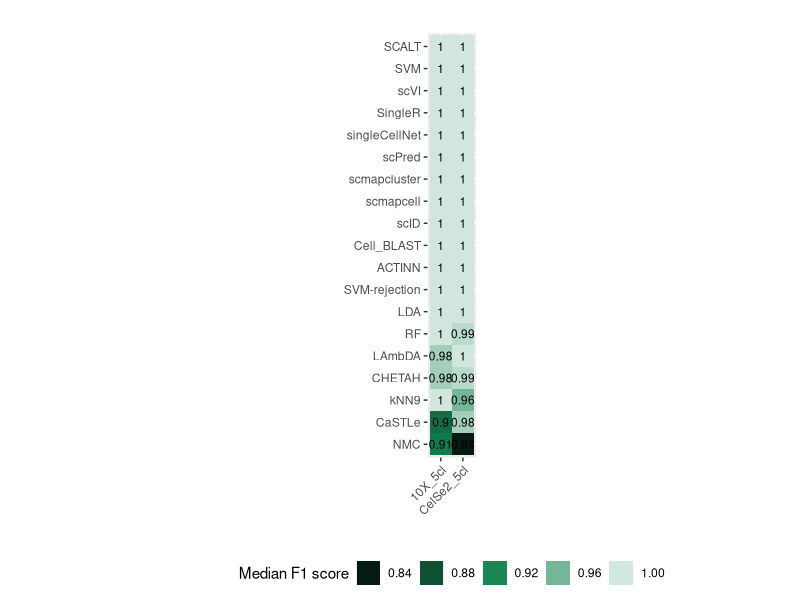
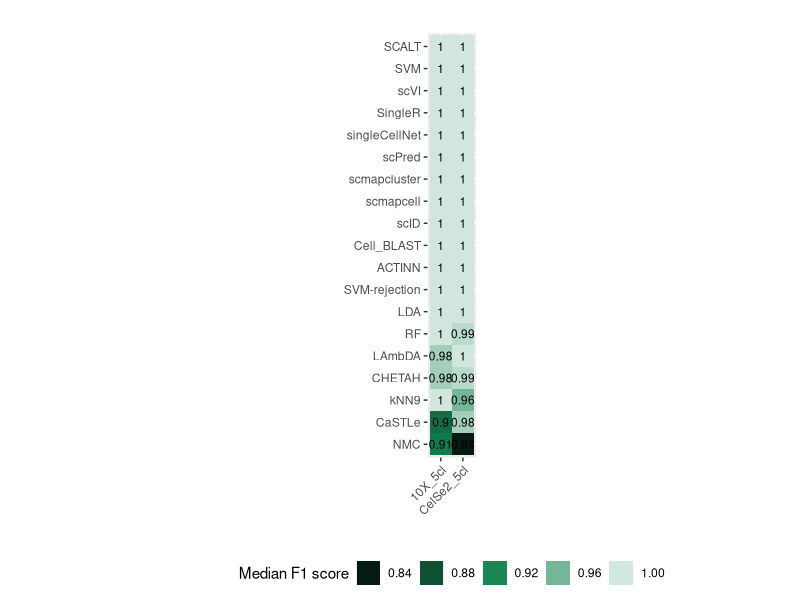
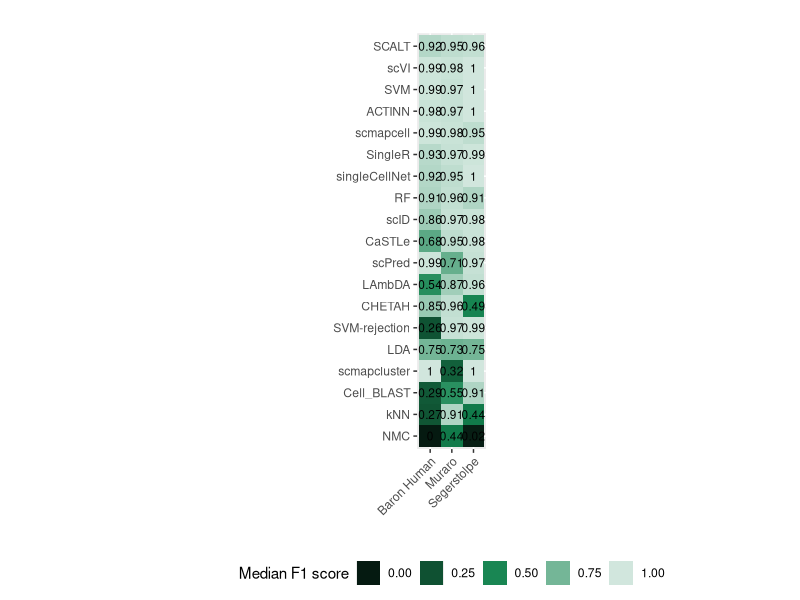
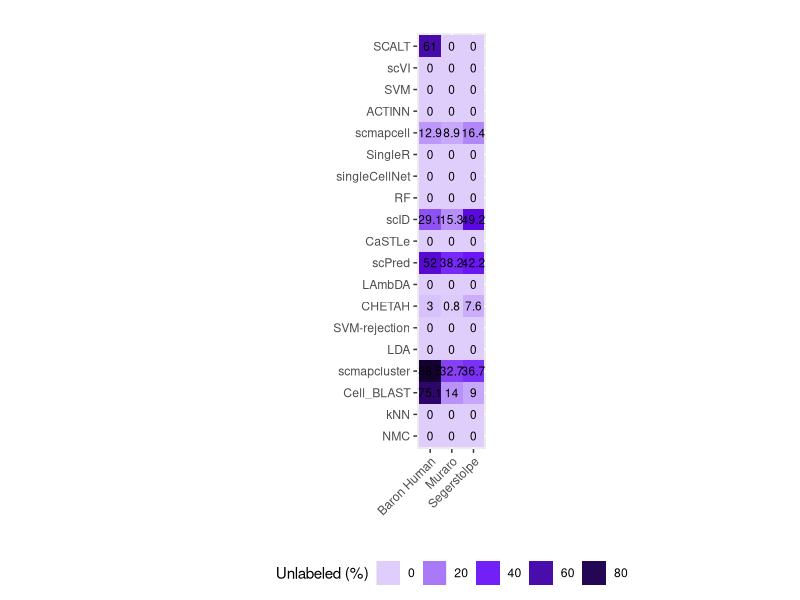
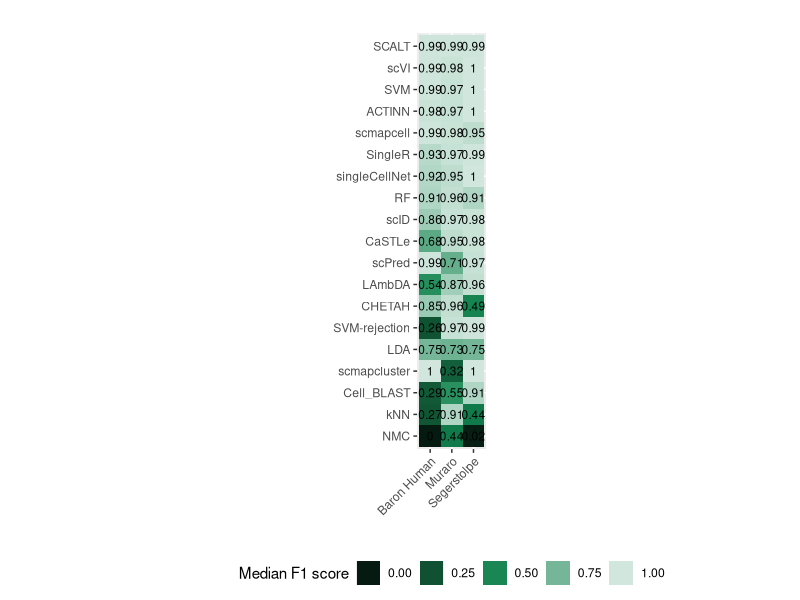
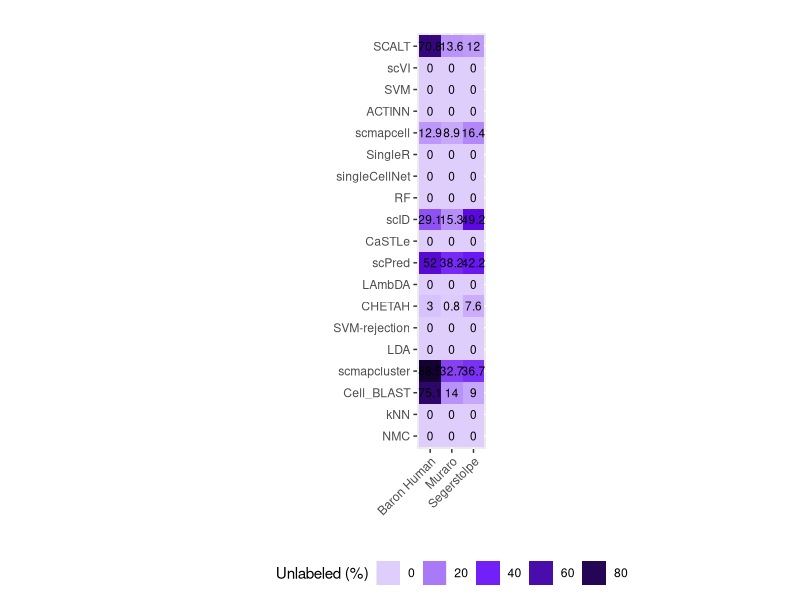
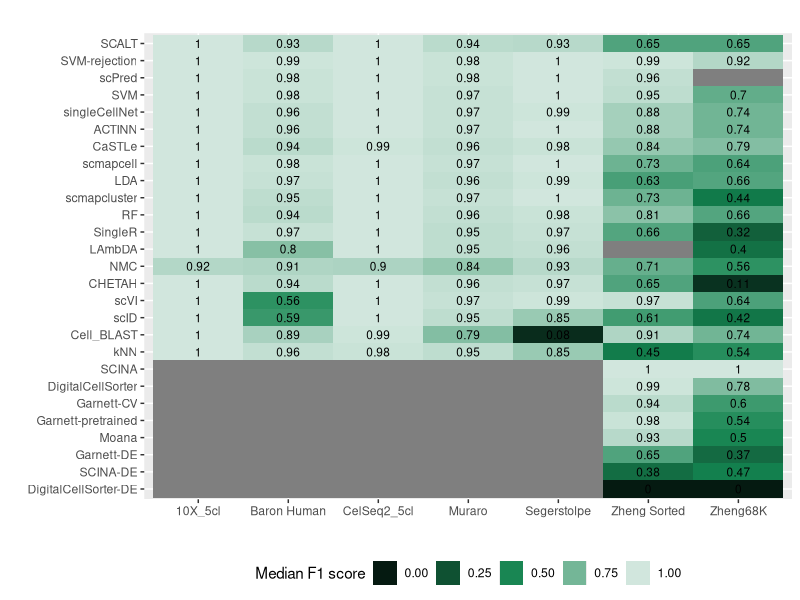
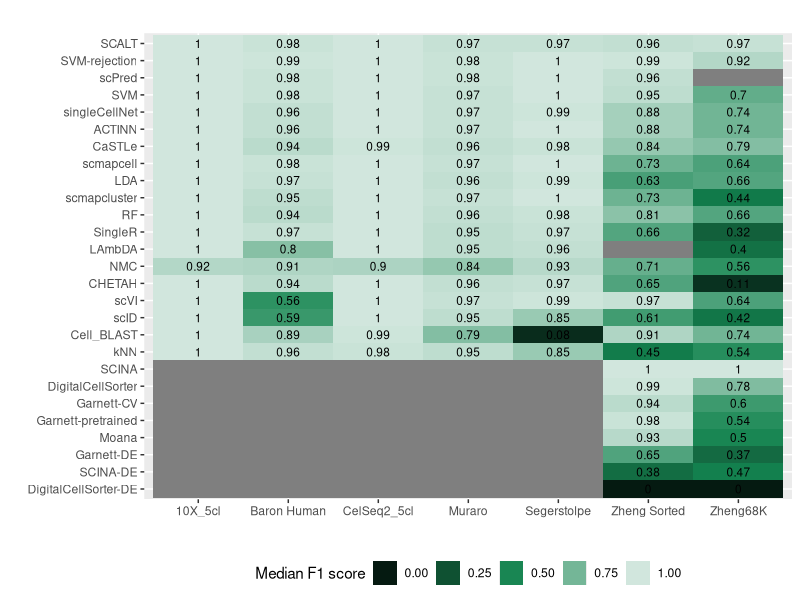

The R script that drew these images, in order:
library(ggplot2)
library(reshape2)
library(viridis)
library(ggsci)

#### INTRA WITHOUT MULTIASSIGNED ####
Methods <- c("SCALT","SVM-rejection","scPred","SVM","singleCellNet","ACTINN","CaSTLe","scmapcell","LDA",
            "scmapcluster","RF","SingleR","LAmbDA","NMC","CHETAH","scVI","scID","Cell_BLAST","kNN",
            "SCINA","DigitalCellSorter","Garnett-CV","Garnett-pretrained","Moana","Garnett-DE",
            "SCINA-DE","DigitalCellSorter-DE")
Samples <- c("Baron Human","Muraro","Segerstolpe","10X_5cl","CelSeq2_5cl","Zheng Sorted","Zheng68K")

Sample <- rep(Samples,length(Methods))

Method = c(rep("SCALT",length(Samples)),rep("SVM-rejection",length(Samples)),rep("scPred",length(Samples)),rep("SVM",length(Samples)),
           rep("singleCellNet",length(Samples)),rep("ACTINN",length(Samples)),rep("CaSTLe",length(Samples)),
           rep("scmapcell",length(Samples)),rep("LDA",length(Samples)),rep("scmapcluster",length(Samples)),
           rep("RF",length(Samples)),rep("SingleR",length(Samples)),rep("LAmbDA",length(Samples)),rep("NMC",length(Samples)),
           rep("CHETAH",length(Samples)),rep("scVI",length(Samples)),rep("scID",length(Samples)),rep("Cell_BLAST",length(Samples)),
           rep("kNN",length(Samples)),rep("SCINA",length(Samples)),rep("DigitalCellSorter",length(Samples)),
           rep("Garnett-CV",length(Samples)),rep("Garnett-pretrained",length(Samples)),rep("Moana",length(Samples)),
           rep("Garnett-DE",length(Samples)),rep("SCINA-DE",length(Samples)),rep("DigitalCellSorter-DE",length(Samples)))

Median_F1_score <- c(0.93,0.94,0.93,1.0,1.0,0.65,0.65,0.99,0.98,1.0,1.0,1.0,0.99,0.92,0.98,0.98,1.0,1.0,1.0,0.96,NA,0.98,0.97,1.0,1.0,1.0,0.95,0.7,
                     0.96,0.97,0.99,1.0,1.0,0.88,0.74,0.96,0.97,1.0,1.0,1.0,0.88,0.74,0.94,0.96,0.98,1.0,0.99,0.84,0.79,
                     0.98,0.97,1.0,1.0,1.0,0.73,0.64,0.97,0.96,0.99,1.0,1.0,0.63,0.66,0.95,0.97,1.0,1.0,1.0,0.73,0.44,
                     0.94,0.96,0.98,1.0,1.0,0.81,0.66,0.97,0.95,0.97,1.0,1.0,0.66,0.32,0.80,0.95,0.96,1.0,1.0,NA,0.4,
                     0.91,0.84,0.93,0.92,0.90,0.71,0.56,0.94,0.96,0.97,1.0,1.0,0.65,0.11,0.56,0.97,0.99,1.0,1.0,0.97,0.64,
                     0.59,0.95,0.85,1.0,1.0,0.61,0.42,0.89,0.79,0.08,1.0,0.99,0.91,0.74,0.96,0.95,0.85,1.0,0.98,0.45,0.54,
                     NA,NA,NA,NA,NA,1.0,1.0,NA,NA,NA,NA,NA,0.99,0.78,NA,NA,NA,NA,NA,0.94,0.60,NA,NA,NA,NA,NA,0.98,0.54,
                     NA,NA,NA,NA,NA,0.93,0.50,NA,NA,NA,NA,NA,0.65,0.37,NA,NA,NA,NA,NA,0.38,0.47,NA,NA,NA,NA,NA,0.0,0.0)

## Senza Zheng ##
# Methods <- c("SVM-rejection","scPred","SVM","singleCellNet","ACTINN","CaSTLe","scmapcell","LDA",
#              "scmapcluster","RF","SingleR","LAmbDA","NMC","CHETAH","scVI","scID","Cell_BLAST","kNN",
#              "SCINA","DigitalCellSorter","Garnett-CV","Garnett-pretrained","Moana","Garnett-DE",
#              "SCINA-DE","SCALT","DigitalCellSorter-DE") 
# Samples <- c("Baron Human","Muraro","Segerstolpe","10X_5cl","CelSeq2_5cl")
# 
# Sample <- rep(Samples,length(Methods))
# 
# Method = c(rep("SVM-rejection",length(Samples)),rep("scPred",length(Samples)),rep("SVM",length(Samples)),
#            rep("singleCellNet",length(Samples)),rep("ACTINN",length(Samples)),rep("CaSTLe",length(Samples)),
#            rep("scmapcell",length(Samples)),rep("LDA",length(Samples)),rep("scmapcluster",length(Samples)),
#            rep("RF",length(Samples)),rep("SingleR",length(Samples)),rep("LAmbDA",length(Samples)),rep("NMC",length(Samples)),
#            rep("CHETAH",length(Samples)),rep("scVI",length(Samples)),rep("scID",length(Samples)),rep("Cell_BLAST",length(Samples)),
#            rep("kNN",length(Samples)),rep("SCINA",length(Samples)),rep("DigitalCellSorter",length(Samples)),
#            rep("Garnett-CV",length(Samples)),rep("Garnett-pretrained",length(Samples)),rep("Moana",length(Samples)),
#            rep("Garnett-DE",length(Samples)),rep("SCINA-DE",length(Samples)),rep("SCALT",length(Samples)),
#            rep("DigitalCellSorter-DE",length(Samples))) 

###old values###
# Median_F1_score <- c(0.99,0.98,1.0,1.0,1.0,0.99,0.92,0.98,0.98,1.0,1.0,1.0,0.96,0.0,0.98,0.97,1.0,1.0,1.0,0.95,0.7,
#                      0.96,0.97,0.99,1.0,1.0,0.88,0.74,0.96,0.97,1.0,1.0,1.0,0.88,0.74,0.94,0.96,0.98,1.0,0.99,0.84,0.79,
#                      0.98,0.97,1.0,1.0,1.0,0.73,0.64,0.97,0.96,0.99,1.0,1.0,0.63,0.66,0.95,0.97,1.0,1.0,1.0,0.73,0.44,
#                      0.94,0.96,0.98,1.0,1.0,0.81,0.66,0.97,0.95,0.97,1.0,1.0,0.66,0.32,0.80,0.95,0.96,1.0,1.0,0.0,0.4,
#                      0.91,0.84,0.93,0.92,0.90,0.71,0.56,0.94,0.96,0.97,1.0,1.0,0.65,0.11,0.56,0.97,0.99,1.0,1.0,0.97,0.64,
#                      0.59,0.95,0.85,1.0,1.0,0.61,0.42,0.89,0.79,0.08,1.0,0.99,0.91,0.74,0.96,0.95,0.85,1.0,0.98,0.45,0.54,
#                      0.0,0.0,0.0,0.0,0.0,1.0,1.0,0.0,0.0,0.0,0.0,0.0,0.99,0.78,0.0,0.0,0.0,0.0,0.0,0.94,0.60,0.0,0.0,
#                      0.0,0.0,0.0,0.98,0.54,0.0,0.0,0.0,0.0,0.0,0.93,0.50,0.0,0.0,0.0,0.0,0.0,0.65,0.37,0.0,0.0,0.0,0.0,
#                      0.0,0.38,0.47,0.98,0.98,0.99,1.0,1.0,0.91,0.76,0.0,0.0,0.0,0.0,0.0,0.0,0.0)

# Median_F1_score <- c(0.99,0.98,1.0,1.0,1.0,0.98,0.98,1.0,1.0,1.0,0.98,0.97,1.0,1.0,1.0,
#                      0.96,0.97,0.99,1.0,1.0,0.96,0.97,1.0,1.0,1.0,0.94,0.96,0.98,1.0,0.99,
#                      0.98,0.97,1.0,1.0,1.0,0.97,0.96,0.99,1.0,1.0,0.95,0.97,1.0,1.0,1.0,
#                      0.94,0.96,0.98,1.0,1.0,0.97,0.95,0.97,1.0,1.0,0.80,0.95,0.96,1.0,1.0,
#                      0.91,0.84,0.93,0.92,0.90,0.94,0.96,0.97,1.0,1.0,0.56,0.97,0.99,1.0,1.0,
#                      0.59,0.95,0.85,1.0,1.0,0.89,0.79,0.08,1.0,0.99,0.96,0.95,0.85,1.0,0.98,
#                      NA,NA,NA,NA,NA,NA,NA,NA,NA,NA,NA,NA,NA,NA,NA,NA,NA,NA,NA,NA,
#                      NA,NA,NA,NA,NA,NA,NA,NA,NA,NA,NA,NA,NA,NA,NA,0.93,0.94,0.93,1.0,1.0,
#                      NA,NA,NA,NA,NA)


df <- data.frame(Method,Sample,Median_F1_score) #reorder(Method,value) 
factor_column = factor(df$Method,rev(unique(df$Method)))
df$block = factor_column
data <- melt(df)

plot <- ggplot(data, aes(x = Sample, y = block, fill = value)) +
  geom_tile() +geom_text(aes(label = value), color = "Black", size = 3) + 
  scale_fill_viridis(option="mako",discrete = FALSE,name="Median F1 score",na.value="#f0f0f0")+
  theme(legend.position="bottom",legend.box="horizontal")+
  labs(title = "",x = "",y = "") 
plot <- plot +guides(col = guide_legend(label.position = "top"))+guides(fill = guide_legend(title = "Median F1 score"))
plot = plot +scale_fill_bs5("green",reverse = T)
ggsave("intra_median_F1_Abdelaal_benchmark_without_multiassigned.png",plot = plot,dpi = 1000)

#### INTRA WITH MULTIASSIGNED #####
Methods <- c("SCALT","SVM-rejection","scPred","SVM","singleCellNet","ACTINN","CaSTLe","scmapcell","LDA",
             "scmapcluster","RF","SingleR","LAmbDA","NMC","CHETAH","scVI","scID","Cell_BLAST","kNN",
             "SCINA","DigitalCellSorter","Garnett-CV","Garnett-pretrained","Moana","Garnett-DE",
             "SCINA-DE","DigitalCellSorter-DE")
Samples <- c("Baron Human","Muraro","Segerstolpe","10X_5cl","CelSeq2_5cl","Zheng Sorted","Zheng68K")

Sample <- rep(Samples,length(Methods))

Method = c(rep("SCALT",length(Samples)),rep("SVM-rejection",length(Samples)),rep("scPred",length(Samples)),rep("SVM",length(Samples)),
           rep("singleCellNet",length(Samples)),rep("ACTINN",length(Samples)),rep("CaSTLe",length(Samples)),
           rep("scmapcell",length(Samples)),rep("LDA",length(Samples)),rep("scmapcluster",length(Samples)),
           rep("RF",length(Samples)),rep("SingleR",length(Samples)),rep("LAmbDA",length(Samples)),rep("NMC",length(Samples)),
           rep("CHETAH",length(Samples)),rep("scVI",length(Samples)),rep("scID",length(Samples)),rep("Cell_BLAST",length(Samples)),
           rep("kNN",length(Samples)),rep("SCINA",length(Samples)),rep("DigitalCellSorter",length(Samples)),
           rep("Garnett-CV",length(Samples)),rep("Garnett-pretrained",length(Samples)),rep("Moana",length(Samples)),
           rep("Garnett-DE",length(Samples)),rep("SCINA-DE",length(Samples)),rep("DigitalCellSorter-DE",length(Samples)))

Median_F1_score <- c(0.98,0.97,0.97,1.0,1.0,0.96,0.97,0.99,0.98,1.0,1.0,1.0,0.99,0.92,0.98,0.98,1.0,1.0,1.0,0.96,NA,0.98,0.97,1.0,1.0,1.0,0.95,0.7,
                     0.96,0.97,0.99,1.0,1.0,0.88,0.74,0.96,0.97,1.0,1.0,1.0,0.88,0.74,0.94,0.96,0.98,1.0,0.99,0.84,0.79,
                     0.98,0.97,1.0,1.0,1.0,0.73,0.64,0.97,0.96,0.99,1.0,1.0,0.63,0.66,0.95,0.97,1.0,1.0,1.0,0.73,0.44,
                     0.94,0.96,0.98,1.0,1.0,0.81,0.66,0.97,0.95,0.97,1.0,1.0,0.66,0.32,0.80,0.95,0.96,1.0,1.0,NA,0.4,
                     0.91,0.84,0.93,0.92,0.90,0.71,0.56,0.94,0.96,0.97,1.0,1.0,0.65,0.11,0.56,0.97,0.99,1.0,1.0,0.97,0.64,
                     0.59,0.95,0.85,1.0,1.0,0.61,0.42,0.89,0.79,0.08,1.0,0.99,0.91,0.74,0.96,0.95,0.85,1.0,0.98,0.45,0.54,
                     NA,NA,NA,NA,NA,1.0,1.0,NA,NA,NA,NA,NA,0.99,0.78,NA,NA,NA,NA,NA,0.94,0.60,NA,NA,NA,NA,NA,0.98,0.54,
                     NA,NA,NA,NA,NA,0.93,0.50,NA,NA,NA,NA,NA,0.65,0.37,NA,NA,NA,NA,NA,0.38,0.47,NA,NA,NA,NA,NA,0.0,0.0)

df <- data.frame(Method,Sample,Median_F1_score) #reorder(Method,value) 
factor_column = factor(df$Method,rev(unique(df$Method)))
df$block = factor_column
data <- melt(df)

plot <- ggplot(data, aes(x = Sample, y = block, fill = value)) +
  geom_tile() +geom_text(aes(label = value), color = "Black", size = 3) + 
  scale_fill_viridis(option="mako",discrete = FALSE,name="Median F1 score",na.value="#f0f0f0")+
  theme(legend.position="bottom",legend.box="horizontal")+
  labs(title = "",x = "",y = "") 
plot <- plot +guides(col = guide_legend(label.position = "top"))+guides(fill = guide_legend(title = "Median F1 score"))
plot = plot +scale_fill_bs5("green",reverse = T)
ggsave("intra_median_F1_Abdelaal_benchmark_with_multiassigned.png",plot = plot,dpi = 1000)

#### INTRA - unclassified cells without multiassigned ####
Methods <- c("SCALT","SVM-rejection","scPred","SVM","singleCellNet","ACTINN","CaSTLe","scmapcell","LDA",
             "scmapcluster","RF","SingleR","LAmbDA","NMC","CHETAH","scVI","scID","Cell_BLAST","kNN",
             "SCINA","DigitalCellSorter","Garnett-CV","Garnett-pretrained","Moana","Garnett-DE",
             "SCINA-DE","DigitalCellSorter-DE")
Samples <- c("Baron Human","Muraro","Segerstolpe","10X_5cl","CelSeq2_5cl","Zheng Sorted","Zheng68K")

Sample <- rep(Samples,length(Methods))

Method = c(rep("SCALT",length(Samples)),rep("SVM-rejection",length(Samples)),rep("scPred",length(Samples)),rep("SVM",length(Samples)),
           rep("singleCellNet",length(Samples)),rep("ACTINN",length(Samples)),rep("CaSTLe",length(Samples)),
           rep("scmapcell",length(Samples)),rep("LDA",length(Samples)),rep("scmapcluster",length(Samples)),
           rep("RF",length(Samples)),rep("SingleR",length(Samples)),rep("LAmbDA",length(Samples)),rep("NMC",length(Samples)),
           rep("CHETAH",length(Samples)),rep("scVI",length(Samples)),rep("scID",length(Samples)),rep("Cell_BLAST",length(Samples)),
           rep("kNN",length(Samples)),rep("SCINA",length(Samples)),rep("DigitalCellSorter",length(Samples)),
           rep("Garnett-CV",length(Samples)),rep("Garnett-pretrained",length(Samples)),rep("Moana",length(Samples)),
           rep("Garnett-DE",length(Samples)),rep("SCINA-DE",length(Samples)),rep("DigitalCellSorter-DE",length(Samples)))

unlabelled <- c(0.0,0.0,0.0,0.0,0.0,14.2,10.0,1.5,1.6,1.9,0.0,0.0,23.5,61.8,10.8,8.5,10,0.4,1.1,41,NA,0.0,0.0,0.0,0.0,0.0,0.0,0.0,
                0.0,0.0,0.0,0.0,0.0,0.0,0.0,0.0,0.0,0.0,0.0,0.0,0.0,0.0,0.0,0.0,0.0,0.0,0.0,0.0,0.0,
                4.2,3.8,6.4,0.0,0.0,58.2,70.2,0.0,0.0,0.0,0.0,0.0,0.0,0.0,7.9,1.1,3.6,0.0,0.2,7.2,20.2,
                0.0,0.0,0.0,0.0,0.0,0.0,0.0,0.0,0.0,0.0,0.0,0.0,0.0,0.0,0.0,0.0,0.0,0.0,0.0,NA,0.0,
                0.0,0.0,0.0,0.0,0.0,0.0,0.0,0.5,0.9,1.1,0.1,0.0,0.1,4.9,0.0,0.0,0.0,0.0,0.0,0.0,0.0,
                8.3,17.3,32.1,24.2,9.8,50.4,12,3.2,19.6,23.1,0.1,68.1,9.4,29,0.0,0.0,0.0,0.0,0.0,0.0,0.0,
                NA,NA,NA,NA,NA,1.9,14.1,NA,NA,NA,NA,NA,0.0,0.0,NA,NA,NA,NA,NA,33.5,70,NA,NA,NA,NA,NA,14.8,55.2,
                NA,NA,NA,NA,NA,0.0,0.0,NA,NA,NA,NA,NA,11,50.9,NA,NA,NA,NA,NA,1.6,5.3,NA,NA,NA,NA,NA,0.0,0.0)

## Senza Zheng ##
# Methods <- c("SVM-rejection","scPred","SVM","singleCellNet","ACTINN","CaSTLe","scmapcell","LDA",
#              "scmapcluster","RF","SingleR","LAmbDA","NMC","CHETAH","scVI","scID","Cell_BLAST","kNN",
#              "SCINA","DigitalCellSorter","Garnett-CV","Garnett-pretrained","Moana","Garnett-DE",
#              "SCINA-DE","SCALT","DigitalCellSorter-DE") 
# Samples <- c("Baron Human","Muraro","Segerstolpe","10X_5cl","CelSeq2_5cl")
# 
# Sample <- rep(Samples,length(Methods))
# 
# Method = c(rep("SVM-rejection",length(Samples)),rep("scPred",length(Samples)),rep("SVM",length(Samples)),
#            rep("singleCellNet",length(Samples)),rep("ACTINN",length(Samples)),rep("CaSTLe",length(Samples)),
#            rep("scmapcell",length(Samples)),rep("LDA",length(Samples)),rep("scmapcluster",length(Samples)),
#            rep("RF",length(Samples)),rep("SingleR",length(Samples)),rep("LAmbDA",length(Samples)),rep("NMC",length(Samples)),
#            rep("CHETAH",length(Samples)),rep("scVI",length(Samples)),rep("scID",length(Samples)),rep("Cell_BLAST",length(Samples)),
#            rep("kNN",length(Samples)),rep("SCINA",length(Samples)),rep("DigitalCellSorter",length(Samples)),
#            rep("Garnett-CV",length(Samples)),rep("Garnett-pretrained",length(Samples)),rep("Moana",length(Samples)),
#            rep("Garnett-DE",length(Samples)),rep("SCINA-DE",length(Samples)),rep("SCALT",length(Samples)),
#            rep("DigitalCellSorter-DE",length(Samples))) 
# 
# unlabelled <- c(1.5,1.6,1.9,0.0,0.0,10.8,8.5,10,0.4,1.1,0.0,0.0,0.0,0.0,0.0,0.0,0.0,0.0,0.0,0.0,
#                 0.0,0.0,0.0,0.0,0.0,0.0,0.0,0.0,0.0,0.0,4.2,3.8,6.4,0.0,0.0,0.0,0.0,0.0,0.0,0.0,
#                 7.9,1.1,3.6,0.0,0.2,0.0,0.0,0.0,0.0,0.0,0.0,0.0,0.0,0.0,0.0,0.0,0.0,0.0,0.0,0.0,
#                 0.0,0.0,0.0,0.0,0.0,0.5,0.9,1.1,0.1,0.0,0.0,0.0,0.0,0.0,0.0,8.3,17.3,32.1,24.2,9.8,
#                 3.2,19.6,23.1,0.1,68.1,0.0,0.0,0.0,0.0,0.0,NA,NA,NA,NA,NA,NA,NA,NA,NA,NA,
#                 NA,NA,NA,NA,NA,NA,NA,NA,NA,NA,NA,NA,NA,NA,NA,NA,NA,NA,NA,NA,NA,NA,NA,NA,NA,
#                 0.0,0.0,0.0,0.0,0.0,NA,NA,NA,NA,NA)

df <- data.frame(Method,Sample,unlabelled)
factor_column = factor(df$Method,rev(unique(df$Method)))
df$block = factor_column
data <- melt(df)

plot <- ggplot(data, aes(x = Sample, y = block, fill = value)) +
  geom_tile() +geom_text(aes(label = value), color = "Black", size = 3) + 
  scale_fill_viridis(option="cividis",discrete = FALSE,name="Unlabeled (%)",na.value="#f0f0f0")+
  theme(legend.position="bottom",legend.box="horizontal")+
  labs(title = "",x = "",y = "") 
plot <- plot +guides(col = guide_legend(label.position = "top"))+guides(fill = guide_legend(title = "Unlabeled (%)"))#+theme(legend.margin=margin(-10, 0, 0, 0))
plot = plot + scale_fill_bs5("indigo")
ggsave("intra_unlabelled_Abdelaal_benchmark_without_multiassigned.png",plot = plot,dpi = 1000)

#### INTRA - unlabelled with multiassigned ####
Methods <- c("SCALT","SVM-rejection","scPred","SVM","singleCellNet","ACTINN","CaSTLe","scmapcell","LDA",
             "scmapcluster","RF","SingleR","LAmbDA","NMC","CHETAH","scVI","scID","Cell_BLAST","kNN",
             "SCINA","DigitalCellSorter","Garnett-CV","Garnett-pretrained","Moana","Garnett-DE",
             "SCINA-DE","DigitalCellSorter-DE")
Samples <- c("Baron Human","Muraro","Segerstolpe","10X_5cl","CelSeq2_5cl","Zheng Sorted","Zheng68K")

Sample <- rep(Samples,length(Methods))

Method = c(rep("SCALT",length(Samples)),rep("SVM-rejection",length(Samples)),rep("scPred",length(Samples)),rep("SVM",length(Samples)),
           rep("singleCellNet",length(Samples)),rep("ACTINN",length(Samples)),rep("CaSTLe",length(Samples)),
           rep("scmapcell",length(Samples)),rep("LDA",length(Samples)),rep("scmapcluster",length(Samples)),
           rep("RF",length(Samples)),rep("SingleR",length(Samples)),rep("LAmbDA",length(Samples)),rep("NMC",length(Samples)),
           rep("CHETAH",length(Samples)),rep("scVI",length(Samples)),rep("scID",length(Samples)),rep("Cell_BLAST",length(Samples)),
           rep("kNN",length(Samples)),rep("SCINA",length(Samples)),rep("DigitalCellSorter",length(Samples)),
           rep("Garnett-CV",length(Samples)),rep("Garnett-pretrained",length(Samples)),rep("Moana",length(Samples)),
           rep("Garnett-DE",length(Samples)),rep("SCINA-DE",length(Samples)),rep("DigitalCellSorter-DE",length(Samples)))

unlabelled <- c(15.0,16.9,12.2,0.0,0.0,68.5,84.9,1.5,1.6,1.9,0.0,0.0,23.5,61.8,10.8,8.5,10,0.4,1.1,41,NA,0.0,0.0,0.0,0.0,0.0,0.0,0.0,
                0.0,0.0,0.0,0.0,0.0,0.0,0.0,0.0,0.0,0.0,0.0,0.0,0.0,0.0,0.0,0.0,0.0,0.0,0.0,0.0,0.0,
                4.2,3.8,6.4,0.0,0.0,58.2,70.2,0.0,0.0,0.0,0.0,0.0,0.0,0.0,7.9,1.1,3.6,0.0,0.2,7.2,20.2,
                0.0,0.0,0.0,0.0,0.0,0.0,0.0,0.0,0.0,0.0,0.0,0.0,0.0,0.0,0.0,0.0,0.0,0.0,0.0,NA,0.0,
                0.0,0.0,0.0,0.0,0.0,0.0,0.0,0.5,0.9,1.1,0.1,0.0,0.1,4.9,0.0,0.0,0.0,0.0,0.0,0.0,0.0,
                8.3,17.3,32.1,24.2,9.8,50.4,12,3.2,19.6,23.1,0.1,68.1,9.4,29,0.0,0.0,0.0,0.0,0.0,0.0,0.0,
                NA,NA,NA,NA,NA,1.9,14.1,NA,NA,NA,NA,NA,0.0,0.0,NA,NA,NA,NA,NA,33.5,70,NA,NA,NA,NA,NA,14.8,55.2,
                NA,NA,NA,NA,NA,0.0,0.0,NA,NA,NA,NA,NA,11,50.9,NA,NA,NA,NA,NA,1.6,5.3,NA,NA,NA,NA,NA,0.0,0.0)

df <- data.frame(Method,Sample,unlabelled)
factor_column = factor(df$Method,rev(unique(df$Method)))
df$block = factor_column
data <- melt(df)

plot <- ggplot(data, aes(x = Sample, y = block, fill = value)) +
  geom_tile() +geom_text(aes(label = value), color = "Black", size = 3) + 
  scale_fill_viridis(option="cividis",discrete = FALSE,name="Unlabeled (%)",na.value="#f0f0f0")+
  theme(legend.position="bottom",legend.box="horizontal")+
  labs(title = "",x = "",y = "") 
plot <- plot +guides(col = guide_legend(label.position = "top"))+guides(fill = guide_legend(title = "Unlabeled (%)"))#+theme(legend.margin=margin(-10, 0, 0, 0))
plot = plot + scale_fill_bs5("indigo")
ggsave("intra_unlabelled_Abdelaal_benchmark_with_multiassigned.png",plot = plot,dpi = 1000)

#### Inter benchmark - cell lines  without multiassigned ####
CT_methods <- c("SCALT","SVM","scVI","SingleR","singleCellNet","scPred","scmapcluster","scmapcell","scID","Cell_BLAST","ACTINN",
                "SVM-rejection","LDA","RF","LAmbDA","CHETAH","kNN9","CaSTLe","NMC")
CT_samples <- c("10X_5cl","CelSe2_5cl")

Sample <- rep(CT_samples,length(CT_methods))

Method <- c(rep("SCALT",length(CT_samples)),rep("SVM",length(CT_samples)),rep("scVI",length(CT_samples)),rep("SingleR",length(CT_samples)),
            rep("singleCellNet",length(CT_samples)),rep("scPred",length(CT_samples)),rep("scmapcluster",length(CT_samples)),
            rep("scmapcell",length(CT_samples)),rep("scID",length(CT_samples)),rep("Cell_BLAST",length(CT_samples)),
            rep("ACTINN",length(CT_samples)),rep("SVM-rejection",length(CT_samples)),rep("LDA",length(CT_samples)),
            rep("RF",length(CT_samples)),rep("LAmbDA",length(CT_samples)),rep("CHETAH",length(CT_samples)),rep("kNN9",length(CT_samples)),
            rep("CaSTLe",length(CT_samples)),rep("NMC",length(CT_samples)))

Median_F1_score <- c(1.0,1.0,1,1,1,1,1,1,1,1,1,1,1,1,1,1,1,1,1,1,1,1,1,1,1,1,1,0.99,0.98,1,0.98,0.99,1,0.96,0.90,0.98,0.91,0.84)

df <- data.frame(Method,Sample,Median_F1_score)
factor_column = factor(df$Method,rev(unique(df$Method)))
df$block = factor_column
data <- melt(df)

plot <- ggplot(data, aes(x = Sample, y = block, fill = value)) +#coord_fixed()+
  geom_tile() +geom_text(aes(label = value), color = "Black", size = 3) + scale_fill_viridis(option="mako",discrete = FALSE,name="Median F1 score")+
  theme(legend.position="bottom",legend.box="horizontal",axis.text.x = element_text(angle = 45,hjust = 1))+coord_fixed()+
  labs(title = "",x = "",y = "")
plot <- plot +guides(col = guide_legend(label.position = "top"))+guides(fill = guide_legend(title = "Median F1 score"))#+theme(legend.margin=margin(-10, 0, 0, 0))
plot = plot + scale_fill_bs5("green",reverse = T)
plot
ggsave("inter_cell_lines_median_F1_Abdelaal_benchmark_without_multiassigned.png",plot = plot,dpi = 1000)

### Unclassified cell lines - inter benchamark without multiassigned ####
CT_methods <- c("SVM","scVI","SingleR","singleCellNet","scPred","scmapcluster","scmapcell","scID","Cell_BLAST","ACTINN",
                "SVM-rejection","LDA","RF","LAmbDA","CHETAH","kNN9","CaSTLe","NMC","SCALT")
CT_samples <- c("10X_5cl","CelSe2_5cl")

Sample <- rep(CT_samples,length(CT_methods))

Method <- c(rep("SCALT",length(CT_samples)),rep("SVM",length(CT_samples)),rep("scVI",length(CT_samples)),rep("SingleR",length(CT_samples)),
            rep("singleCellNet",length(CT_samples)),rep("scPred",length(CT_samples)),rep("scmapcluster",length(CT_samples)),
            rep("scmapcell",length(CT_samples)),rep("scID",length(CT_samples)),rep("Cell_BLAST",length(CT_samples)),
            rep("ACTINN",length(CT_samples)),rep("SVM-rejection",length(CT_samples)),rep("LDA",length(CT_samples)),
            rep("RF",length(CT_samples)),rep("LAmbDA",length(CT_samples)),rep("CHETAH",length(CT_samples)),rep("kNN9",length(CT_samples)),
            rep("CaSTLe",length(CT_samples)),rep("NMC",length(CT_samples)))

unlabelled <- c(0.0,0.0,0.0,0.0,0.0,0.0,0.0,0.0,0.2,8.1,40.9,13.1,0.0,5.3,0.0,0.0,19.9,20.3,2.1,3.6,0.0,0.0,0.0,0.0,0.0,0.0,
                     0.0,0.0,0.0,0.0,0.4,0.2,0.0,0.0,0.0,0.0,0.0,0.0)

df <- data.frame(Method,Sample,unlabelled)
factor_column = factor(df$Method,rev(unique(df$Method)))
df$block = factor_column
data <- melt(df)

plot <- ggplot(data, aes(x = Sample, y = block, fill = value)) +#coord_fixed()+
  geom_tile() +geom_text(aes(label = value), color = "Black", size = 3) + scale_fill_viridis(option="cividis",discrete = FALSE,name="Unlabeled (%)")+
  theme(legend.position="bottom",legend.box="horizontal",axis.text.x = element_text(angle = 45,hjust = 1))+coord_fixed()+
  labs(title = "",x = "",y = "")
plot <- plot +guides(col = guide_legend(label.position = "top"))+guides(fill = guide_legend(title = "Unlabeled (%)"))#+theme(legend.margin=margin(-10, 0, 0, 0))
plot = plot + scale_fill_bs5("indigo")
ggsave("inter_cell_lines_unlabeled_Abdelaal_benchmark_without_multiassigned.png",plot = plot,dpi = 1000)

#### Inter benchmark - cell lines  with multiassigned ####
CT_methods <- c("SCALT","SVM","scVI","SingleR","singleCellNet","scPred","scmapcluster","scmapcell","scID","Cell_BLAST","ACTINN",
                "SVM-rejection","LDA","RF","LAmbDA","CHETAH","kNN9","CaSTLe","NMC")
CT_samples <- c("10X_5cl","CelSe2_5cl")

Sample <- rep(CT_samples,length(CT_methods))

Method <- c(rep("SCALT",length(CT_samples)),rep("SVM",length(CT_samples)),rep("scVI",length(CT_samples)),rep("SingleR",length(CT_samples)),
            rep("singleCellNet",length(CT_samples)),rep("scPred",length(CT_samples)),rep("scmapcluster",length(CT_samples)),
            rep("scmapcell",length(CT_samples)),rep("scID",length(CT_samples)),rep("Cell_BLAST",length(CT_samples)),
            rep("ACTINN",length(CT_samples)),rep("SVM-rejection",length(CT_samples)),rep("LDA",length(CT_samples)),
            rep("RF",length(CT_samples)),rep("LAmbDA",length(CT_samples)),rep("CHETAH",length(CT_samples)),rep("kNN9",length(CT_samples)),
            rep("CaSTLe",length(CT_samples)),rep("NMC",length(CT_samples)))

Median_F1_score <- c(1.0,1.0,1,1,1,1,1,1,1,1,1,1,1,1,1,1,1,1,1,1,1,1,1,1,1,1,1,0.99,0.98,1,0.98,0.99,1,0.96,0.90,0.98,0.91,0.84)

df <- data.frame(Method,Sample,Median_F1_score)
factor_column = factor(df$Method,rev(unique(df$Method)))
df$block = factor_column
data <- melt(df)

plot <- ggplot(data, aes(x = Sample, y = block, fill = value)) +#coord_fixed()+
  geom_tile() +geom_text(aes(label = value), color = "Black", size = 3) + scale_fill_viridis(option="mako",discrete = FALSE,name="Median F1 score")+
  theme(legend.position="bottom",legend.box="horizontal",axis.text.x = element_text(angle = 45,hjust = 1))+coord_fixed()+
  labs(title = "",x = "",y = "")
plot <- plot +guides(col = guide_legend(label.position = "top"))+guides(fill = guide_legend(title = "Median F1 score"))#+theme(legend.margin=margin(-10, 0, 0, 0))
plot = plot + scale_fill_bs5("green",reverse = T)
plot
ggsave("inter_cell_lines_median_F1_Abdelaal_benchmark_with_multiassigned.png",plot = plot,dpi = 1000)

### Unclassified cell lines - inter benchamark with multiassigned ####
CT_methods <- c("SVM","scVI","SingleR","singleCellNet","scPred","scmapcluster","scmapcell","scID","Cell_BLAST","ACTINN",
                "SVM-rejection","LDA","RF","LAmbDA","CHETAH","kNN9","CaSTLe","NMC","SCALT")
CT_samples <- c("10X_5cl","CelSe2_5cl")

Sample <- rep(CT_samples,length(CT_methods))

Method <- c(rep("SCALT",length(CT_samples)),rep("SVM",length(CT_samples)),rep("scVI",length(CT_samples)),rep("SingleR",length(CT_samples)),
            rep("singleCellNet",length(CT_samples)),rep("scPred",length(CT_samples)),rep("scmapcluster",length(CT_samples)),
            rep("scmapcell",length(CT_samples)),rep("scID",length(CT_samples)),rep("Cell_BLAST",length(CT_samples)),
            rep("ACTINN",length(CT_samples)),rep("SVM-rejection",length(CT_samples)),rep("LDA",length(CT_samples)),
            rep("RF",length(CT_samples)),rep("LAmbDA",length(CT_samples)),rep("CHETAH",length(CT_samples)),rep("kNN9",length(CT_samples)),
            rep("CaSTLe",length(CT_samples)),rep("NMC",length(CT_samples)))

unlabelled <- c(0.0,0.0,0.0,0.0,0.0,0.0,0.0,0.0,0.2,8.1,40.9,13.1,0.0,5.3,0.0,0.0,19.9,20.3,2.1,3.6,0.0,0.0,0.0,0.0,0.0,0.0,
                0.0,0.0,0.0,0.0,0.4,0.2,0.0,0.0,0.0,0.0,0.0,0.0)

df <- data.frame(Method,Sample,unlabelled)
factor_column = factor(df$Method,rev(unique(df$Method)))
df$block = factor_column
data <- melt(df)

plot <- ggplot(data, aes(x = Sample, y = block, fill = value)) +#coord_fixed()+
  geom_tile() +geom_text(aes(label = value), color = "Black", size = 3) + scale_fill_viridis(option="cividis",discrete = FALSE,name="Unlabeled (%)")+
  theme(legend.position="bottom",legend.box="horizontal",axis.text.x = element_text(angle = 45,hjust = 1))+coord_fixed()+
  labs(title = "",x = "",y = "")
plot <- plot +guides(col = guide_legend(label.position = "top"))+guides(fill = guide_legend(title = "Unlabeled (%)"))#+theme(legend.margin=margin(-10, 0, 0, 0))
plot = plot + scale_fill_bs5("indigo")
ggsave("inter_cell_lines_unlabeled_Abdelaal_benchmark_with_multiassigned.png",plot = plot,dpi = 1000)

### Inter benchmark - Pancreas datasets without multiassigned ####
PA_methods <- c("SCALT","scVI","SVM","ACTINN","scmapcell","SingleR","singleCellNet","RF","scID","CaSTLe","scPred","LAmbDA","CHETAH",
                "SVM-rejection","LDA","scmapcluster","Cell_BLAST","kNN","NMC")

PA_samples <- c("Baron Human","Muraro","Segerstolpe")

Sample <- rep(PA_samples,length(PA_methods))

Method <-  c(rep("SCALT",length(PA_samples)),rep("scVI",length(PA_samples)),rep("SVM",length(PA_samples)),rep("ACTINN",length(PA_samples)),rep("scmapcell",length(PA_samples)),
             rep("SingleR",length(PA_samples)),rep("singleCellNet",length(PA_samples)),rep("RF",length(PA_samples)),
             rep("scID",length(PA_samples)),rep("CaSTLe",length(PA_samples)),rep("scPred",length(PA_samples)),
             rep("LAmbDA",length(PA_samples)),rep("CHETAH",length(PA_samples)),rep("SVM-rejection",length(PA_samples)),
             rep("LDA",length(PA_samples)),rep("scmapcluster",length(PA_samples)),rep("Cell_BLAST",length(PA_samples)),
             rep("kNN",length(PA_samples)),rep("NMC",length(PA_samples)))

Median_F1_score <- c(0.92,0.95,0.96,0.99,0.98,1.0,0.99,0.97,1.0,0.98,0.97,1.0,0.99,0.98,0.95,0.93,0.97,0.99,0.92,0.95,1.0,0.91,0.96,0.91,
                     0.86,0.97,0.98,0.68,0.95,0.98,0.99,0.71,0.97,0.54,0.87,0.96,0.85,0.96,0.49,0.26,0.97,0.99,0.75,0.73,0.75,
                     1.0,0.32,1.0,0.29,0.55,0.91,0.27,0.91,0.44,0,0.44,0.02)

df <- data.frame(Method,Sample,Median_F1_score)
factor_column = factor(df$Method,rev(unique(df$Method)))
df$block = factor_column
data <- melt(df)

plot <- ggplot(data, aes(x = Sample, y = block, fill = value)) +#coord_fixed()+
  geom_tile() +geom_text(aes(label = value), color = "Black", size = 3) + scale_fill_viridis(option="mako",discrete = FALSE,name="Median F1 score")+
  theme(legend.position="bottom",legend.box="horizontal",axis.text.x = element_text(angle = 45,hjust = 1))+coord_fixed()+
  labs(title = "",x = "",y = "")
plot <- plot +guides(col = guide_legend(label.position = "top"))+guides(fill = guide_legend(title = "Median F1 score"))#+theme(legend.margin=margin(-10, 0, 0, 0))
plot = plot + scale_fill_bs5("green",reverse = T)
plot
ggsave("inter_pancreas_median_F1_Abdelaal_benchmarkPlot_without_multiassigned.png",plot = plot,dpi = 1000)

### Unclassified pancreas - inter benchamrk without multiassigned ####
PA_methods <- c("SCALT","scVI","SVM","ACTINN","scmapcell","SingleR","singleCellNet","RF","scID","CaSTLe","scPred","LAmbDA","CHETAH",
                "SVM-rejection","LDA","scmapcluster","Cell_BLAST","kNN","NMC")

PA_samples <- c("Baron Human","Muraro","Segerstolpe")

Sample <- rep(PA_samples,length(PA_methods))

Method <-  c(rep("SCALT",length(PA_samples)),rep("scVI",length(PA_samples)),rep("SVM",length(PA_samples)),rep("ACTINN",length(PA_samples)),rep("scmapcell",length(PA_samples)),
             rep("SingleR",length(PA_samples)),rep("singleCellNet",length(PA_samples)),rep("RF",length(PA_samples)),
             rep("scID",length(PA_samples)),rep("CaSTLe",length(PA_samples)),rep("scPred",length(PA_samples)),
             rep("LAmbDA",length(PA_samples)),rep("CHETAH",length(PA_samples)),rep("SVM-rejection",length(PA_samples)),
             rep("LDA",length(PA_samples)),rep("scmapcluster",length(PA_samples)),rep("Cell_BLAST",length(PA_samples)),
             rep("kNN",length(PA_samples)),rep("NMC",length(PA_samples)))

unlabelled <- c(61.0,0.0,0.0,0.0,0.0,0.0,0.0,0.0,0.0,0.0,0.0,0.0,12.9,8.9,16.4,0.0,0.0,0.0,0.0,0.0,0.0,0.0,0.0,0.0,29.1,15.3,49.2,
                0.0,0.0,0.0,52,38.2,42.2,0.0,0.0,0.0,3,0.8,7.6,0.0,0.0,0.0,0.0,0.0,0.0,88.5,32.7,36.7,75.1,14,9,
                0.0,0.0,0.0,0.0,0.0,0.0)

df <- data.frame(Method,Sample,unlabelled)
factor_column = factor(df$Method,rev(unique(df$Method)))
df$block = factor_column
data <- melt(df)

plot <- ggplot(data, aes(x = Sample, y = block, fill = value)) +#coord_fixed()+
  geom_tile() +geom_text(aes(label = value), color = "Black", size = 3) + scale_fill_viridis(option="cividis",discrete = FALSE,name="Unlabeled (%)")+
  theme(legend.position="bottom",legend.box="horizontal",axis.text.x = element_text(angle = 45,hjust = 1))+coord_fixed()+
  labs(title = "",x = "",y = "")
plot <- plot +guides(col = guide_legend(label.position = "top"))+guides(fill = guide_legend(title = "Unlabeled (%)"))#+theme(legend.margin=margin(-10, 0, 0, 0))
plot = plot + scale_fill_bs5("indigo")
plot
ggsave("inter_unlabelled_pancreas_Abdelaal_benchmark_without_multiassigned.png",plot = plot,dpi = 1000)

### Inter benchmark - Pancreas datasets with multiassigned ####
PA_methods <- c("SCALT","scVI","SVM","ACTINN","scmapcell","SingleR","singleCellNet","RF","scID","CaSTLe","scPred","LAmbDA","CHETAH",
                "SVM-rejection","LDA","scmapcluster","Cell_BLAST","kNN","NMC")

PA_samples <- c("Baron Human","Muraro","Segerstolpe")

Sample <- rep(PA_samples,length(PA_methods))

Method <-  c(rep("SCALT",length(PA_samples)),rep("scVI",length(PA_samples)),rep("SVM",length(PA_samples)),rep("ACTINN",length(PA_samples)),rep("scmapcell",length(PA_samples)),
             rep("SingleR",length(PA_samples)),rep("singleCellNet",length(PA_samples)),rep("RF",length(PA_samples)),
             rep("scID",length(PA_samples)),rep("CaSTLe",length(PA_samples)),rep("scPred",length(PA_samples)),
             rep("LAmbDA",length(PA_samples)),rep("CHETAH",length(PA_samples)),rep("SVM-rejection",length(PA_samples)),
             rep("LDA",length(PA_samples)),rep("scmapcluster",length(PA_samples)),rep("Cell_BLAST",length(PA_samples)),
             rep("kNN",length(PA_samples)),rep("NMC",length(PA_samples)))

Median_F1_score <- c(0.99,0.99,0.99,0.99,0.98,1.0,0.99,0.97,1.0,0.98,0.97,1.0,0.99,0.98,0.95,0.93,0.97,0.99,0.92,0.95,1.0,0.91,0.96,0.91,
                     0.86,0.97,0.98,0.68,0.95,0.98,0.99,0.71,0.97,0.54,0.87,0.96,0.85,0.96,0.49,0.26,0.97,0.99,0.75,0.73,0.75,
                     1.0,0.32,1.0,0.29,0.55,0.91,0.27,0.91,0.44,0,0.44,0.02)

df <- data.frame(Method,Sample,Median_F1_score)
factor_column = factor(df$Method,rev(unique(df$Method)))
df$block = factor_column
data <- melt(df)

plot <- ggplot(data, aes(x = Sample, y = block, fill = value)) +#coord_fixed()+
  geom_tile() +geom_text(aes(label = value), color = "Black", size = 3) + scale_fill_viridis(option="mako",discrete = FALSE,name="Median F1 score")+
  theme(legend.position="bottom",legend.box="horizontal",axis.text.x = element_text(angle = 45,hjust = 1))+coord_fixed()+
  labs(title = "",x = "",y = "")
plot <- plot +guides(col = guide_legend(label.position = "top"))+guides(fill = guide_legend(title = "Median F1 score"))#+theme(legend.margin=margin(-10, 0, 0, 0))
plot = plot + scale_fill_bs5("green",reverse = T)
plot
ggsave("inter_pancreas_median_F1_Abdelaal_benchmarkPlot_with_multiassigned.png",plot = plot,dpi = 1000)

### Unclassified pancreas - inter benchamrk with multiassigned ####
PA_methods <- c("SCALT","scVI","SVM","ACTINN","scmapcell","SingleR","singleCellNet","RF","scID","CaSTLe","scPred","LAmbDA","CHETAH",
                "SVM-rejection","LDA","scmapcluster","Cell_BLAST","kNN","NMC")

PA_samples <- c("Baron Human","Muraro","Segerstolpe")

Sample <- rep(PA_samples,length(PA_methods))

Method <-  c(rep("SCALT",length(PA_samples)),rep("scVI",length(PA_samples)),rep("SVM",length(PA_samples)),rep("ACTINN",length(PA_samples)),rep("scmapcell",length(PA_samples)),
             rep("SingleR",length(PA_samples)),rep("singleCellNet",length(PA_samples)),rep("RF",length(PA_samples)),
             rep("scID",length(PA_samples)),rep("CaSTLe",length(PA_samples)),rep("scPred",length(PA_samples)),
             rep("LAmbDA",length(PA_samples)),rep("CHETAH",length(PA_samples)),rep("SVM-rejection",length(PA_samples)),
             rep("LDA",length(PA_samples)),rep("scmapcluster",length(PA_samples)),rep("Cell_BLAST",length(PA_samples)),
             rep("kNN",length(PA_samples)),rep("NMC",length(PA_samples)))

unlabelled <- c(70.8,13.6,12.0,0.0,0.0,0.0,0.0,0.0,0.0,0.0,0.0,0.0,12.9,8.9,16.4,0.0,0.0,0.0,0.0,0.0,0.0,0.0,0.0,0.0,29.1,15.3,49.2,
                0.0,0.0,0.0,52,38.2,42.2,0.0,0.0,0.0,3,0.8,7.6,0.0,0.0,0.0,0.0,0.0,0.0,88.5,32.7,36.7,75.1,14,9,
                0.0,0.0,0.0,0.0,0.0,0.0)

df <- data.frame(Method,Sample,unlabelled)
factor_column = factor(df$Method,rev(unique(df$Method)))
df$block = factor_column
data <- melt(df)

plot <- ggplot(data, aes(x = Sample, y = block, fill = value)) +#coord_fixed()+
  geom_tile() +geom_text(aes(label = value), color = "Black", size = 3) + scale_fill_viridis(option="cividis",discrete = FALSE,name="Unlabeled (%)")+
  theme(legend.position="bottom",legend.box="horizontal",axis.text.x = element_text(angle = 45,hjust = 1))+coord_fixed()+
  labs(title = "",x = "",y = "")
plot <- plot +guides(col = guide_legend(label.position = "top"))+guides(fill = guide_legend(title = "Unlabeled (%)"))#+theme(legend.margin=margin(-10, 0, 0, 0))
plot = plot + scale_fill_bs5("indigo")
plot
ggsave("inter_unlabelled_pancreas_Abdelaal_benchmark_with_multiassigned.png",plot = plot,dpi = 1000)
